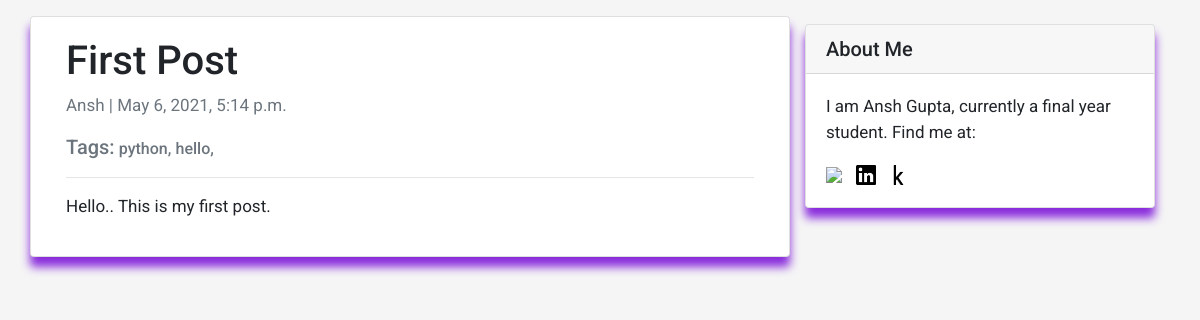
Page /The_first_Post/ on the committed database.
### my_blog/models.py (models this page shows, shortened)
class Post(models.Model):
    title=models.CharField(max_length=200,unique=True)
    slug=models.SlugField(max_length=200, unique= True)
    author=models.ForeignKey(User,on_delete=models.CASCADE, related_name='blog_posts')
    updated_on=models.DateTimeField(auto_now= True)
    short_des=models.TextField(max_length=300,default='python_related')
    content=models.TextField()
    created_on=models.DateTimeField(auto_now_add=True)
    status=models.IntegerField(choices=STATUS,default=0)
    tags=TaggableManager()
    class Meta:
        ordering=['-created_on']

### my_blog/views.py (the view)
# urls.py: path('<slug:slug>/',views.PostDetail.as_view(),name='post_detail'),
class PostDetail(generic.DetailView):
    model=Post
    template_name='post_detail.html'

### templates/post_detail.html (shortened to what this page needs)
{% extends 'base.html' %} {% block content %}
<div class="container">
  <div class="row">
    <div class="col-md-8 card mb-4  mt-3 left  top" style="box-shadow: 0 10px 10px #892cdc;">
      <div class="card-body">
        <h1>{% block title %} {{ object.title }} {% endblock title %}</h1>
        <p class=" text-muted">{{ post.author }} | {{ post.created_on }}</p>
        <span class="text-muted h5">Tags:</span>
        {% for tag in post.tags.all%}
        <span class="text-muted h6">{{ tag }},</span>
        {% endfor%}
        <hr>
        <p class="card-text-white">{{ object.content | safe }}</p>
      </div>
    </div>
    {% block sidebar %} {% include 'sidebar.html' %} {% endblock sidebar %}
  </div>
</div>
{% endblock content %}

### templates/base.html (style rules this page uses)
body { font-family: "Roboto", sans-serif; font-size: 17px; background-color: whitesmoke; }

### templates/post_detail.html (style rules this page uses)
.container { background-color: whitesmoke; }

### templates/sidebar.html (style rules this page uses)
.card { box-shadow: 0 10px 10px #892cdc; }

### rows in the picture
Post: title "First Post", author "Ansh", created_on "May 6, 2021, 5:14 p.m.", content "Hello.. This is my first post."
Tag: name "python"
Tag: name "hello"
